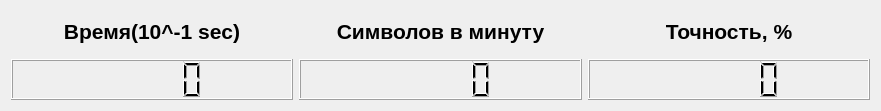
   <widget class="QWidget" name="layoutWidget">
    <property name="geometry">
     <rect>
      <x>10</x>
      <y>70</y>
      <width>881</width>
      <height>111</height>
     </rect>
    </property>
    <layout class="QHBoxLayout" name="horizontalLayout_6">
     <item>
      <layout class="QVBoxLayout" name="verticalLayout_2">
       <item>
        <widget class="QLabel" name="lbl_timer">
         <property name="text">
          <string>&lt;html&gt;&lt;head/&gt;&lt;body&gt;&lt;p align=&quot;center&quot;&gt;&lt;span style=&quot; font-size:16pt; font-weight:700;&quot;&gt;Время(10^-1 sec)&lt;/span&gt;&lt;/p&gt;&lt;/body&gt;&lt;/html&gt;</string>
         </property>
        </widget>
       </item>
       <item>
        <widget class="QLCDNumber" name="lcd_timer"/>
       </item>
      </layout>
     </item>
     <item>
      <layout class="QVBoxLayout" name="verticalLayout_3">
       <item>
        <widget class="QLabel" name="lnl_symbols">
         <property name="text">
          <string>&lt;html&gt;&lt;head/&gt;&lt;body&gt;&lt;p align=&quot;center&quot;&gt;&lt;span style=&quot; font-size:16pt; font-weight:700;&quot;&gt;Символов в минуту&lt;/span&gt;&lt;/p&gt;&lt;/body&gt;&lt;/html&gt;</string>
         </property>
        </widget>
       </item>
       <item>
        <widget class="QLCDNumber" name="lcd_symbols"/>
       </item>
      </layout>
     </item>
     <item>
      <layout class="QVBoxLayout" name="verticalLayout_4">
       <item>
        <widget class="QLabel" name="lbl_accuracy">
         <property name="text">
          <string>&lt;html&gt;&lt;head/&gt;&lt;body&gt;&lt;p align=&quot;center&quot;&gt;&lt;span style=&quot; font-size:16pt; font-weight:700;&quot;&gt;Точность, %&lt;/span&gt;&lt;/p&gt;&lt;/body&gt;&lt;/html&gt;</string>
         </property>
        </widget>
       </item>
       <item>
        <widget class="QLCDNumber" name="lcd_accuracy"/>
       </item>
      </layout>
     </item>
    </layout>
   </widget>
